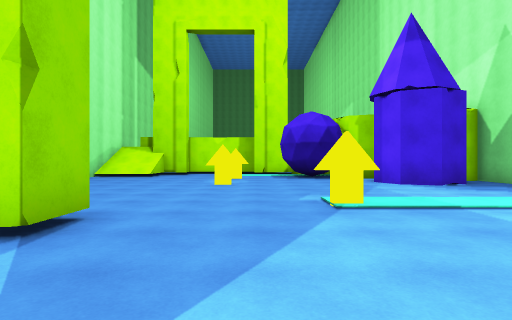
[1] (above)

16 first-person views from a walk through a 3-D level made in the Unity game engine. The camera is 1.3 m above the floor, looks level and sees 80° across. The floor is counted in squares, 2 m on a side. Each view is taken from the middle of a square. On the plan, view 1 faces up. The plan holds only what a view shows up to about 10 squares ahead; the rest is blank. The place goes on beyond the plan. The player character is not drawn.

[2]
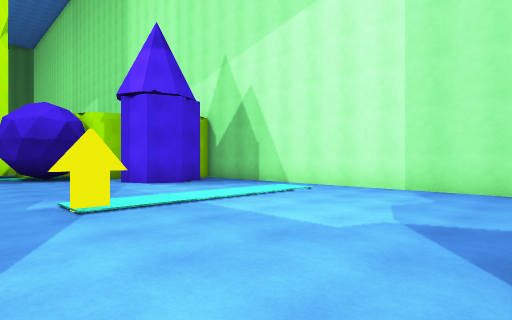

[3]
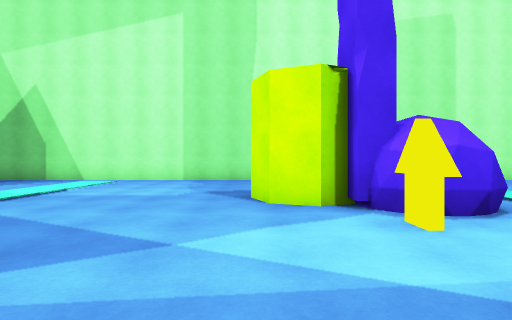

[4]
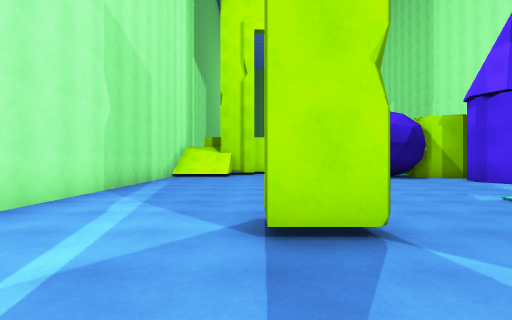

[5]
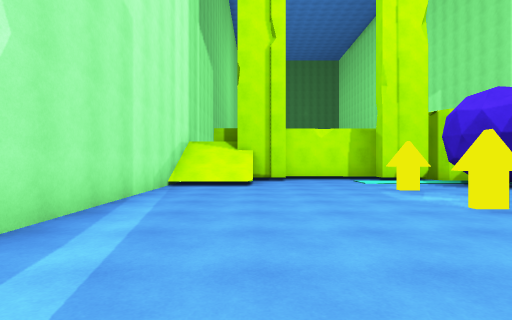

[6]
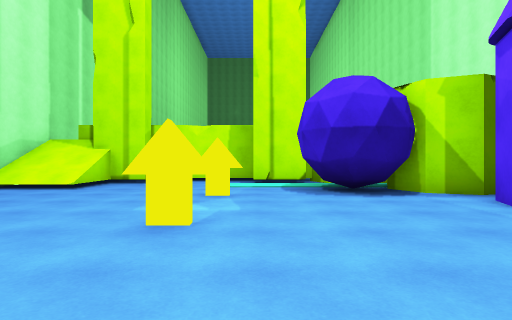

[7]
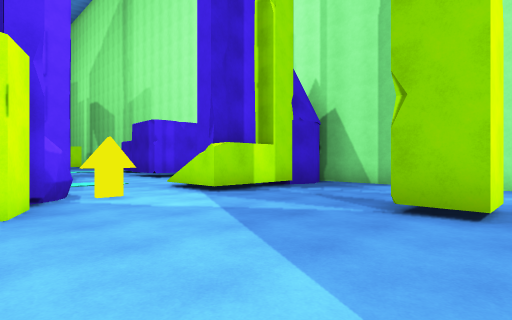

[8]
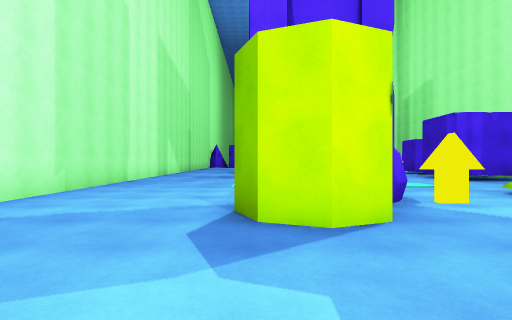

[9]
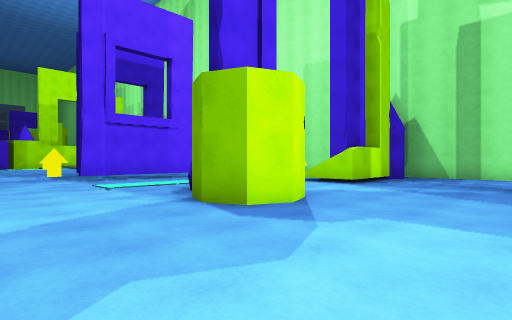

[10]
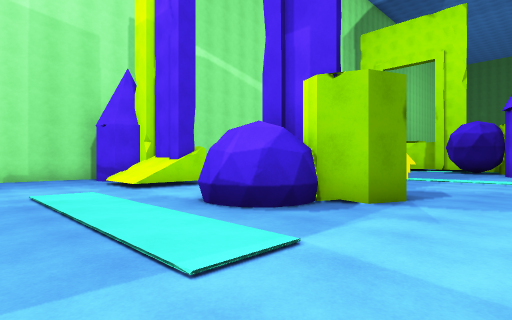

[11]
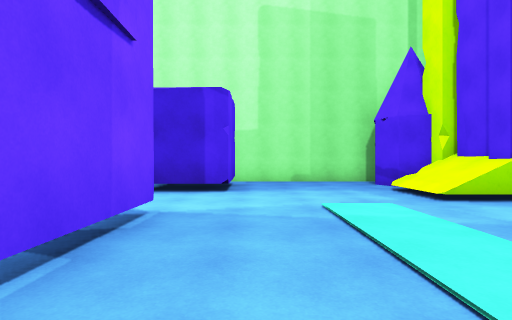

[12]
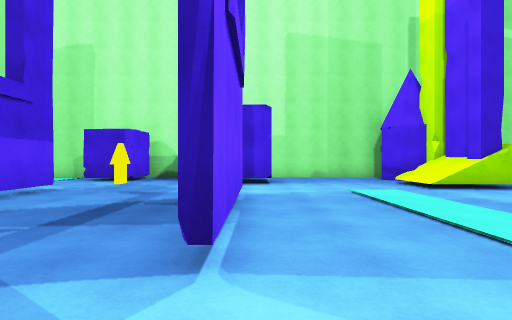

[13]
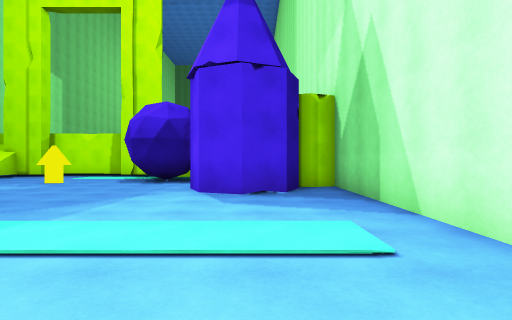

[14]
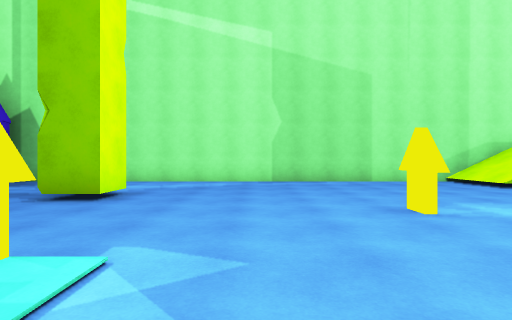

[15]
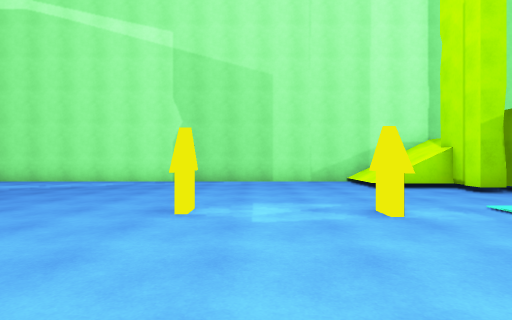

[16]
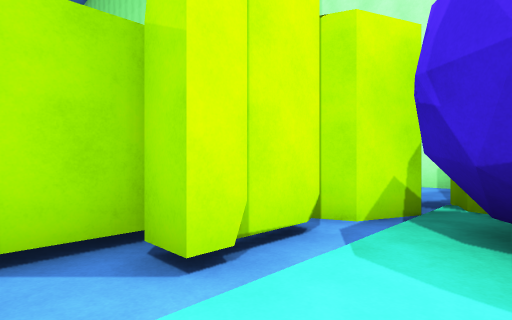

### Floor plan
Key: @ floor where view 1 was taken; # wall or solid block; . floor; / step, stairs or slope; C cone; O other object.
Columns run from 7 left of view 1 to 7 right of it. Each row starts with its distance up from view 1.
 14 #/###..##OOO
 13 #//#.......O
 12 #///....OOO
 11 #.....#..OOOO
 10 #..........O  O
  9 #..........O O#
  8 #.....#....OO.#
  7 #.............#
  6 #.............#
  5 #.............#
  4 #.......#.....#
  3 #....#........#
  2 #.............#
  1 #.............#
  0 #......@.O....#
 -1 #.C###...OO...#
 -2 ##CO//.#OO....#
 -3 #..///..OO....#
 -4 #.............#
 -5 #.............#
 -6 #.............#
 -7 #.OO...####...#
 -8   OO......... #
 -9    ..........
-10   ........
-11   O.#....
-12   O...##

Where each view was taken, in squares from view 1:
view 1: 0 up, 0 right, facing up
view 2: 0 up, 0 right, facing up-right
view 3: 0 up, 3 left, facing right
view 4: 0 up, 3 left, facing up
view 5: 4 up, 4 left, facing up
view 6: 5 up, 0 right, facing up
view 7: 4 up, 2 right, facing down-left
view 8: 3 up, 3 right, facing down
view 9: 3 up, 6 right, facing down-left
view 10: 6 down, 5 right, facing up-left
view 11: 6 down, 3 right, facing left
view 12: 7 down, 5 right, facing left
view 13: 2 up, 5 right, facing up
view 14: 6 up, 3 right, facing left
view 15: 9 up, 3 right, facing left
view 16: 12 up, 1 left, facing up-right
